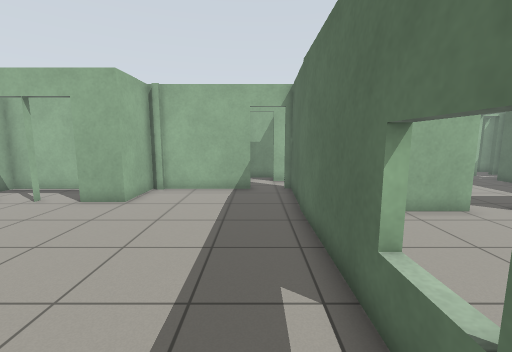
view 1 (above)

24 first-person views from a walk through a robot-simulator world made for Gazebo. The camera is 1.2 m above the floor, tilts 8° down and sees 90° across. The floor is counted in squares, 0.5 m on a side. Each view is taken from the middle of a square. On the plan, view 1 faces up. The plan holds only what a view shows up to about 17 squares ahead; the rest is blank.

view 2
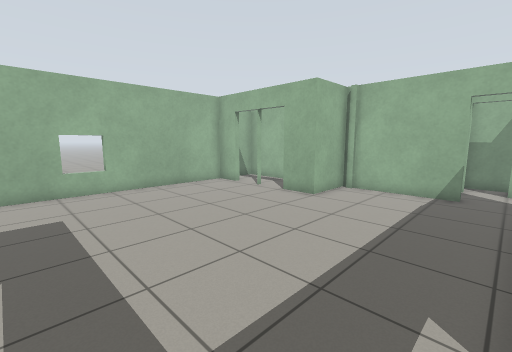

view 3
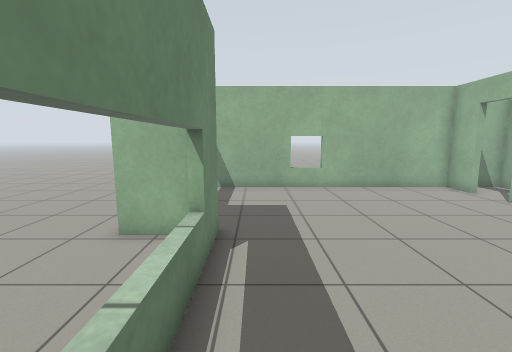

view 4
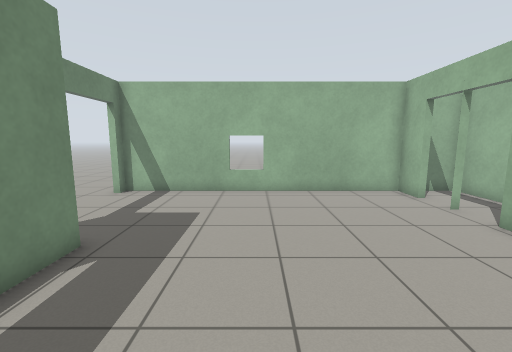

view 5
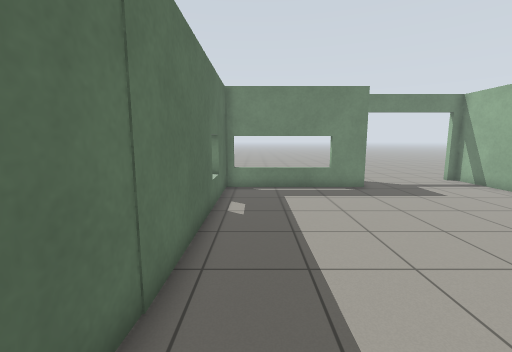

view 6
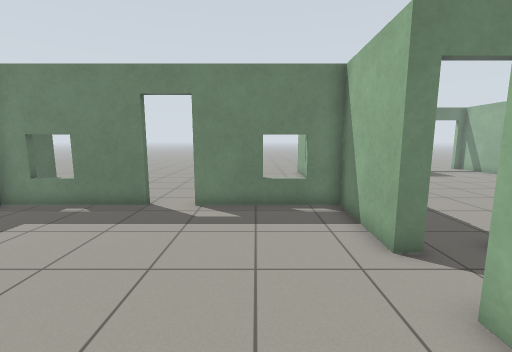

view 7
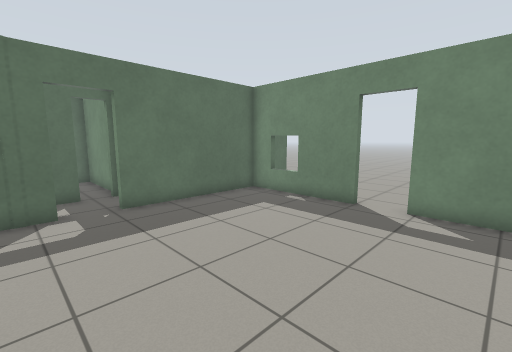

view 8
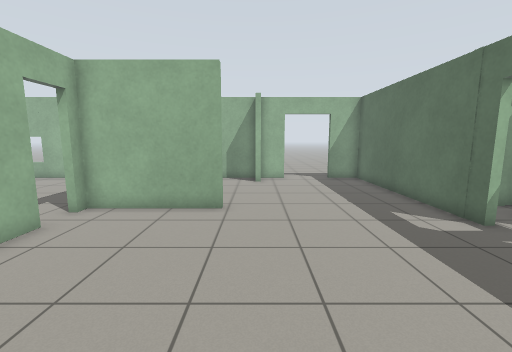

view 9
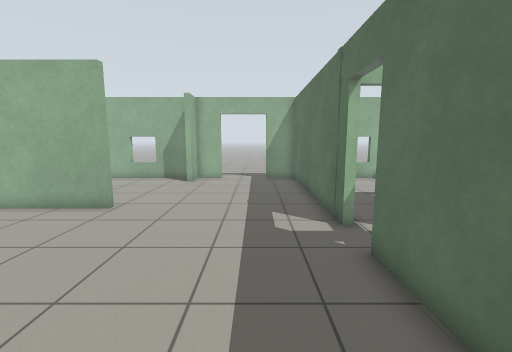

view 10
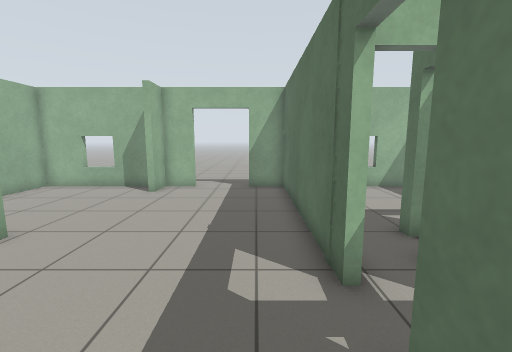

view 11
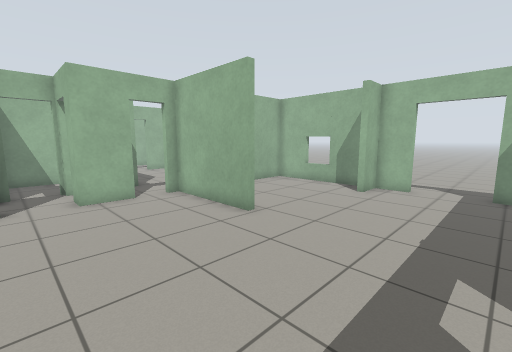

view 12
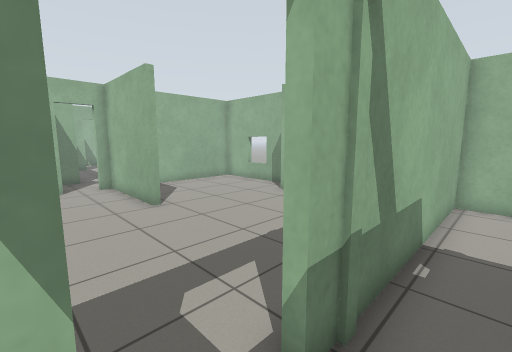

view 13
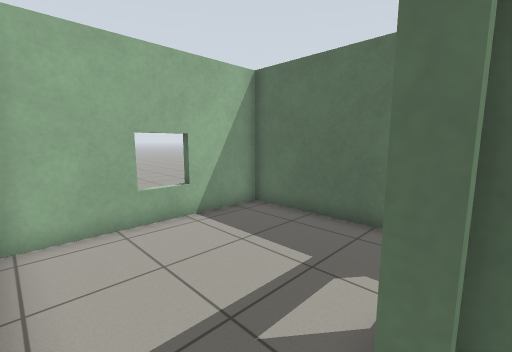

view 14
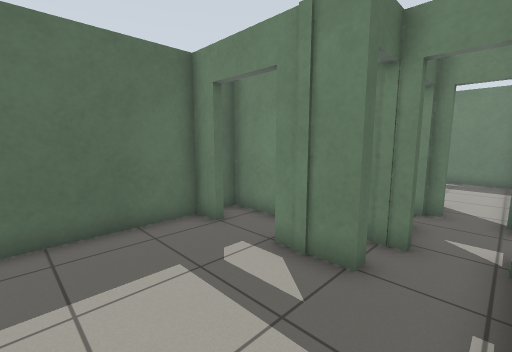

view 15
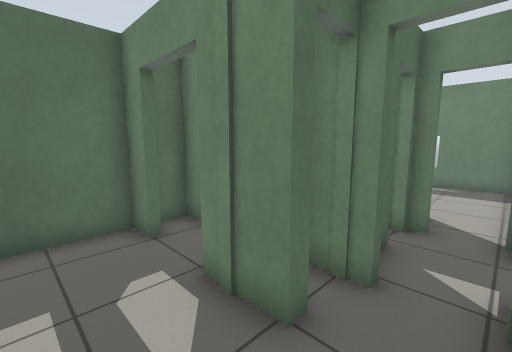

view 16
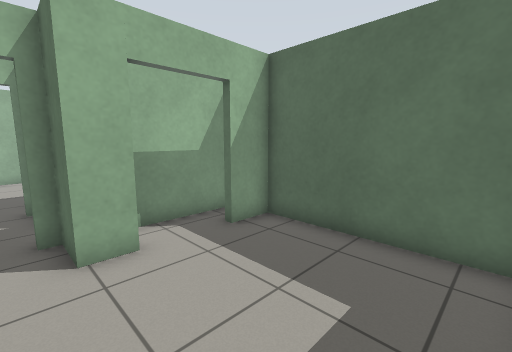

view 17
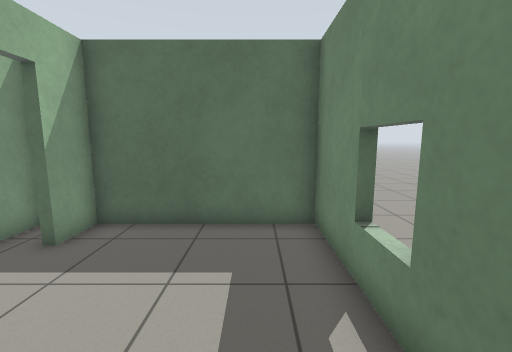

view 18
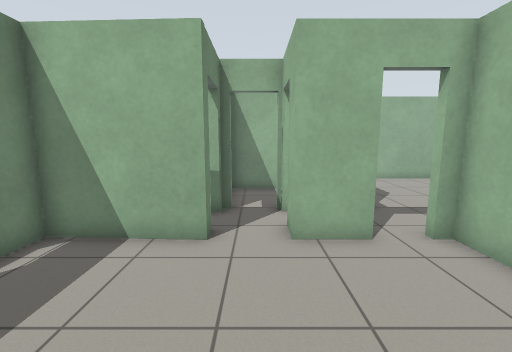

view 19
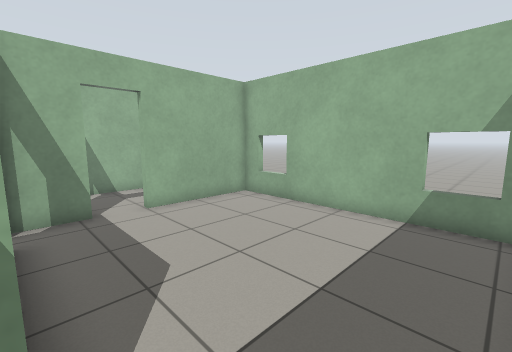

view 20
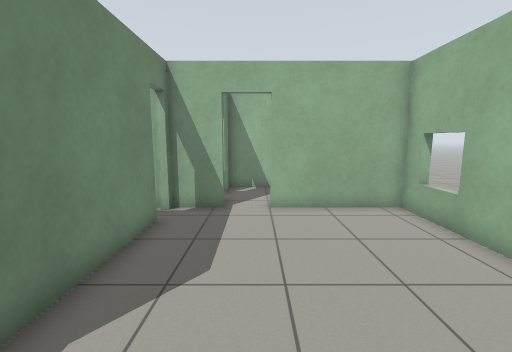

view 21
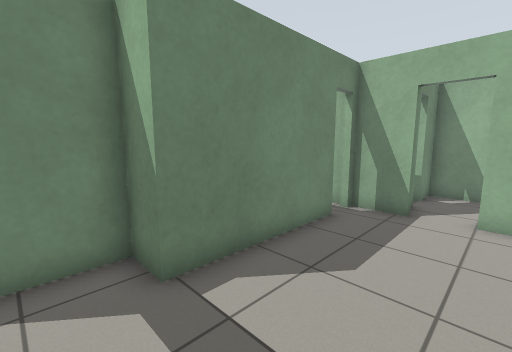

view 22
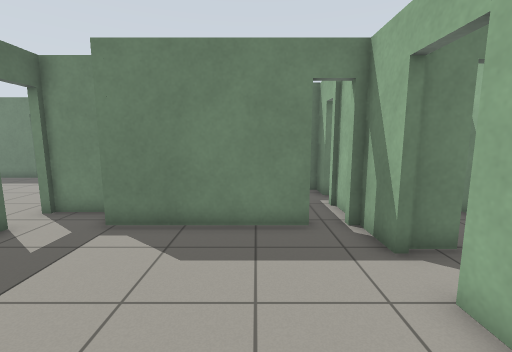

view 23
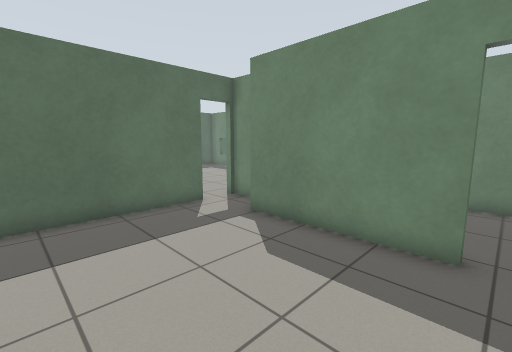

view 24
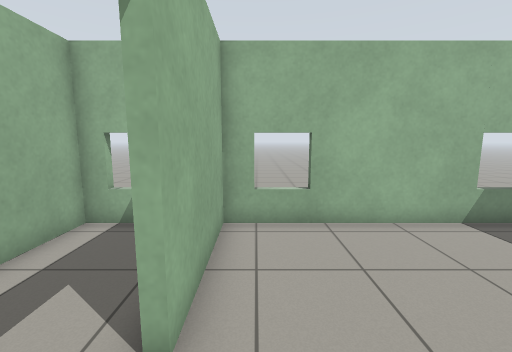

### Floor plan
Ten units are one square. View 1 is at (0, 0); x grows to the right and y downward. Boxes are objects, and circles mark ways between rooms. Rooms are numbered by the first view taken in them; rooms with no view inside come last. Other rooms are left out.
<svg viewBox="-125 -267 351 304">
<path fill="none" stroke="#000" d="M-56 10 15 10 16 -127M-104 -98 -120 -98 -120 32M-51 -126 -51 -98 -69 -98M-3 -125 -46 -125M68 -192 68 -188 20 -188 20 -183M20 -168 20 -149 10 -149M144 -170 144 -262 126 -262M16 -127 20 -127 20 -86M90 -87 144 -88 144 -153M-3 -149 -11 -149M80 -262 20 -262 20 -213M98 -262 83 -262 83 -248 79 -248M-7 -127 -3 -127M18 -87 73 -87M168 -159 168 -167M168 -191 168 -196 189 -196M179 -188 179 -193M210 -196 221 -196 221 -262 147 -262 147 -170M180 -125 168 -125 168 -141 164 -141M149 -63 221 -63 221 -125 206 -125M-79 -198 -79 -180M-66 -180 -7 -180 -7 -166 18 -166M16 -183 16 -242M12 -262 -79 -262 -79 -215M-105 -262 -120 -262 -120 -196 -104 -196M-95 -196 -84 -196M-76 -159 -76 -154M-79 -176 -79 -157M-79 -141 -79 -128 -61 -128M11 -163 -6 -163"/>
<circle cx="5" cy="-130" r="3" fill="#2a7"/>
<circle cx="20" cy="-175" r="3" fill="#2a7"/>
<circle cx="5" cy="-150" r="3" fill="#2a7"/>
<circle cx="156" cy="-174" r="3" fill="#2a7"/>
<circle cx="155" cy="-140" r="3" fill="#2a7"/>
<circle cx="-80" cy="-205" r="3" fill="#2a7"/>
<circle cx="-70" cy="-180" r="3" fill="#2a7"/>
<text x="-50" y="-50">1</text>
<text x="80" y="-170">2</text>
<text x="160" y="-160">3</text>
<text x="180" y="-230">4</text>
<text x="180" y="-100">5</text>
<text x="-30" y="-220">6</text>
<text x="-100" y="-230">7</text>
<text x="-70" y="-160">8</text>
<text x="0" y="-160">9</text>
</svg>
Room 1 opens to room 2. Room 2 opens to room 6. Room 2 opens to room 9. Room 3 opens to room 4. Room 3 opens to room 5. Room 6 opens to room 7. Room 6 opens to room 8.

Where each view was taken, in squares from view 1:
view 1: 0 up, 0 right, facing up
view 2: 0 up, 1 right, facing up-left
view 3: 0 up, 1 right, facing left
view 4: 3 up, 0 right, facing left
view 5: 12 up, 0 right, facing down
view 6: 18 up, 5 right, facing down
view 7: 18 up, 5 right, facing down-right
view 8: 10 up, 8 right, facing up
view 9: 10 up, 12 right, facing up
view 10: 13 up, 13 right, facing up
view 11: 13 up, 13 right, facing up-left
view 12: 15 up, 16 right, facing up-left
view 13: 19 up, 15 right, facing up-right
view 14: 24 up, 15 right, facing down-right
view 15: 22 up, 15 right, facing down-right
view 16: 7 up, 16 right, facing up-right
view 17: 8 up, 15 right, facing right
view 18: 14 up, 8 right, facing left
view 19: 18 up, 1 right, facing up-left
view 20: 21 up, 1 right, facing left
view 21: 22 up, 1 right, facing down-left
view 22: 25 up, 5 left, facing down
view 23: 24 up, 7 left, facing down-right
view 24: 19 up, 7 left, facing up
